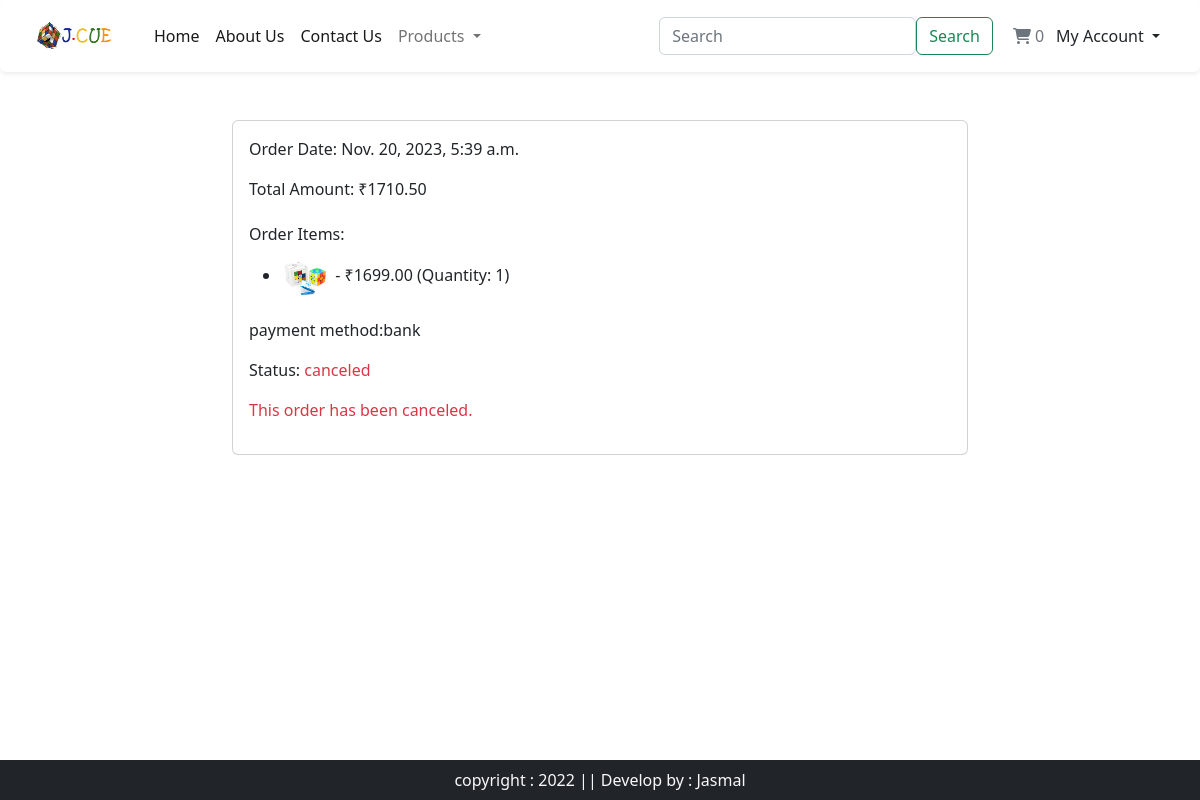
The page /payment/order/70/ on the database its author committed.
### orders/models.py (models this page shows, shortened)
class Order(models.Model):
    user = models.ForeignKey(settings.AUTH_USER_MODEL, on_delete=models.CASCADE, related_name='order_user', null=True, blank=True)
    full_name = models.CharField(max_length=50, null=True, blank=True)
    address1 = models.CharField(max_length=250, null=True, blank=True)
    address2 = models.CharField(max_length=250, null=True, blank=True)
    city = models.CharField(max_length=100, null=True, blank=True)
    phone = models.CharField(max_length=100, null=True, blank=True)
    post_code = models.CharField(max_length=20, null=True, blank=True)
    created = models.DateTimeField(auto_now_add=True, null=True, blank=True)
    updated = models.DateTimeField(auto_now=True, null=True, blank=True)
    total_paid = models.DecimalField(max_digits=10, decimal_places=2, null=True, blank=True)
    order_key = models.CharField(max_length=200, null=True, blank=True)
    billing_status = models.CharField(max_length=10,)
    ORDER_STATUS_CHOICES = [
        ('confirmed', 'Order Confirmed'),
        ('shipped', 'Shipped'),
        ('out_for_delivery', 'Out for Delivery'),
        ('delivered', 'Delivered'),
    ]
    status = models.CharField(max_length=20, choices=ORDER_STATUS_CHOICES, default='confirmed')
    class Meta:
        ordering = ('-created',)

class OrderItem(models.Model):
    order = models.ForeignKey(Order,
                              related_name='items',
                              on_delete=models.CASCADE)
    product = models.ForeignKey(Product,
                                related_name='order_items',
                                on_delete=models.CASCADE)
    price = models.DecimalField(max_digits=10, decimal_places=2)
    quantity = models.PositiveIntegerField(default=1)

### admin_sid/models.py (models this page shows, shortened)
class Product (models.Model):
    title = models.CharField(max_length=100)
    category = models.ForeignKey(Category, on_delete=models.CASCADE)
    brand = models.ForeignKey(Brand, on_delete=models.CASCADE)
    image1 = models.ImageField(upload_to='prodents')
    image2 = models.ImageField(upload_to='prodents')
    image3 = models.ImageField(upload_to='prodents')
    image4 = models.ImageField(upload_to='prodents')
    active = models.BooleanField(default=True)
    description = models.TextField()
    price = models.DecimalField(max_digits=99999,decimal_places=2)
    old_price = models.DecimalField(max_digits=99999,decimal_places=2)
    stock = models.IntegerField()

### payment/views.py (the view)
# urls.py: path('order/<int:order_id>/',views.order_detail, name='order_detail'),
def order_detail(request, order_id):
    order = get_object_or_404(Order, id=order_id)
    order_items = OrderItem.objects.filter(order=order)
    return render(
        request,
        "payment/order_detail.html",
        {"order": order, "order_items": order_items},
    )

### acount/context_processor.py (called while the page is built)
def categories(request):
    cat = Category.objects.all()
    return {'cat': cat}

### basket/basket.py (called while the page is built)
    def restore_session_data(self):
        if self.user.is_authenticated:
            print(f"User: {self.user}")
            cart, created = Cart.objects.get_or_create(user=self.user)
            self.user.cart = cart  # Associate the Cart instance with the user
            print(f"User Cart: {self.user.cart}")

    @property
    def items(self):
        if self.user:
            return CartItem.objects.filter(user=self.user)
        else:
            return []

    def __len__(self):
        return len(self.items)

### basket/context_processors.py (called while the page is built)
def basket(request):
    return {'basket':Basket(request)}

### templates/payment/order_detail.html (shortened to what this page needs)
{% extends "app/base.html" %}
{% load static %}
{% block main-content %}
<div class="container mt-5">
    <div class="row justify-content-center">
        <div class="col-md-8">
            <div class="card order-detail-card">
                <div class="card-body">
                    <p>Order Date: {{ order.created }}</p>
                    <p>Total Amount: ₹{{ order.total_paid }}</p>
                    <h6 class="mt-4">Order Items:</h6>
                    <ul>
                        {% for item in order_items %}
                            <li>
                                <img src="{{ item.product.image1.url }}" alt="{{ item.product.name }}" style="max-width: 50px; max-height: 50px;">
                                {{ item.product.name }} - ₹{{ item.product.price }} (Quantity: {{ item.quantity }})
                            </li>
                        {% endfor %}
                    </ul>
                    <p>payment method:{{order.billing_status}}</p>
                    <p>Status: <span class="{% if order.status == 'canceled' %}text-danger{% endif %}">{{ order.get_status_display }}</span></p>
                    {% if order.status == 'confirmed' %}
                        <form method="post" action="{% url 'payment:cancel_order' order.id %}">
                            {% csrf_token %}
                            <input type="submit" id="cancel-order" onclick="return confirm('Do you want to delete?');" value="Cancel Order" class="btn btn-danger">
                        </form>
                    {% elif order.status == 'canceled' %}
                        <p class="text-danger">This order has been canceled.</p>
                    {% endif %}
                </div>
            </div>
        </div>
    </div>
</div>
{% endblock %}

### rows shown on the page
Order: created "Nov. 20, 2023, 5:39 a.m.", total_paid "1710.50", billing_status "bank", status "canceled"
OrderItem: product.image1 (picture), product.price "1699.00", quantity "1"
